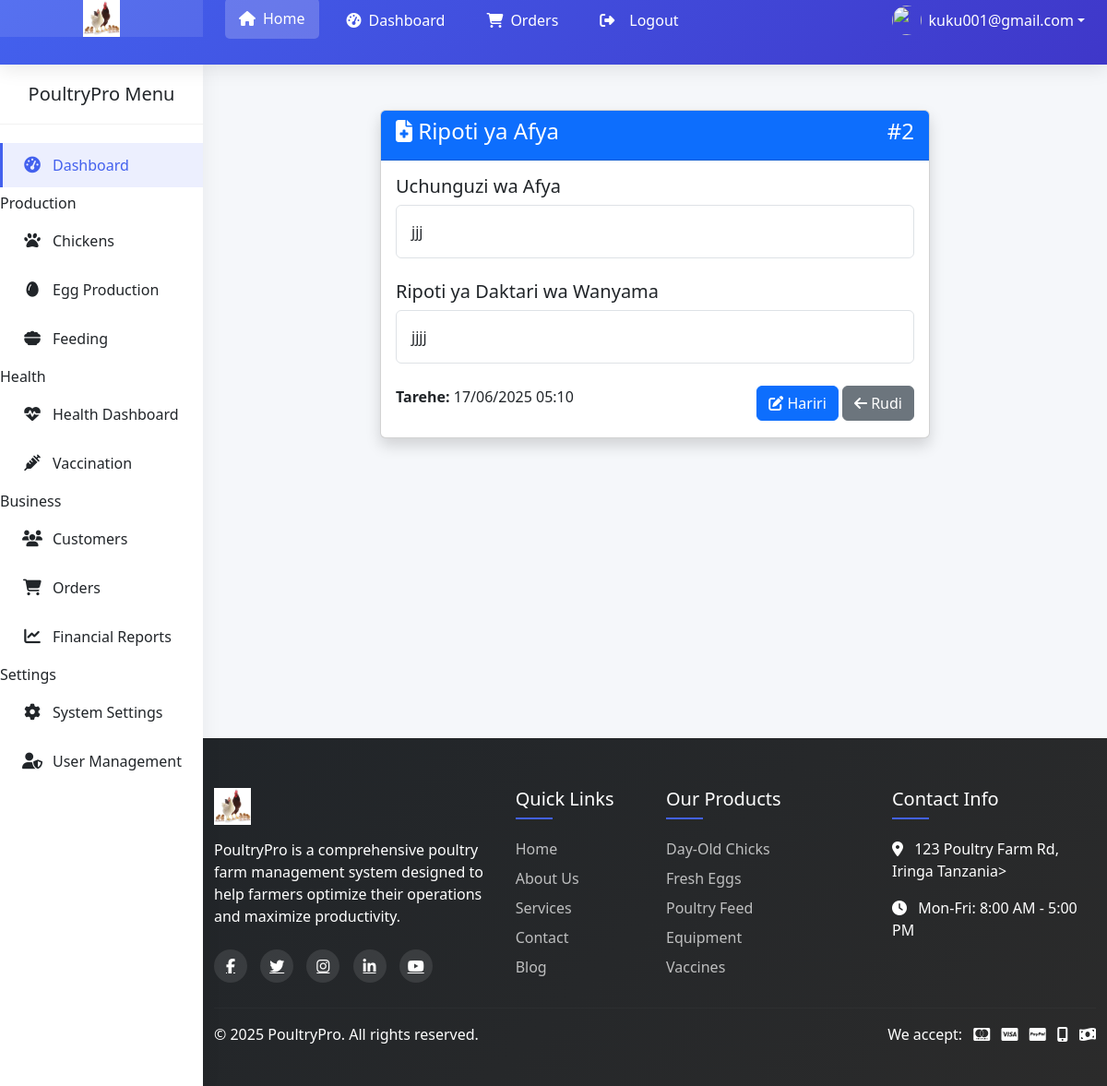
The page /reports/reports/2/ (signed in) on the database its author committed.
### reports/models.py (models this page shows, shortened)
class HealthReport(models.Model):
    health_checkup = models.TextField(verbose_name="Uchunguzi wa Afya")
    vet_report = models.TextField(verbose_name="Ripoti ya Daktari wa Wanyama")
    resolved = models.BooleanField(default=False, verbose_name="Imekamilika")
    created_at = models.DateTimeField(default=timezone.now, verbose_name="Tarehe ya Kuundwa")
    class Meta:
        db_table = 'core_healthreport'  # Explicit table name
        verbose_name = "Ripoti ya Afya"
        verbose_name_plural = "Ripoti za Afya"
        ordering = ['-created_at']

### reports/views.py (the view)
# urls.py: path('reports/<int:pk>/', views.view_report, name='view_report'),
def view_report(request, pk):
    report = get_object_or_404(HealthReport, pk=pk)
    return render(request, 'reports/view_report.html', {'report': report})

### reports/templates/reports/view_report.html (shortened to what this page needs)
{% extends 'core/base.html' %}
{% block content %}
<div class="container mt-4">
    <div class="row">
        <div class="col-md-8 mx-auto">
            <div class="card shadow">
                <div class="card-header bg-primary text-white">
                    <h4>
                        <i class="fas fa-file-medical"></i> Ripoti ya Afya
                        <span class="float-end">#{{ report.id }}</span>
                    </h4>
                </div>
                <div class="card-body">
                    <div class="mb-4">
                        <h5>Uchunguzi wa Afya</h5>
                        <p class="border p-3 rounded">{{ report.health_checkup }}</p>
                    </div>
                    <div class="mb-4">
                        <h5>Ripoti ya Daktari wa Wanyama</h5>
                        <p class="border p-3 rounded">{{ report.vet_report }}</p>
                    </div>
                    <div class="row">
                        <div class="col-md-6">
                            <p><strong>Tarehe:</strong> {{ report.created_at|date:"d/m/Y H:i" }}</p>
                        </div>
                        <div class="col-md-6 text-end">
                            <a href="{% url 'reports:edit_report' report.id %}" class="btn btn-primary">
                                <i class="fas fa-edit"></i> Hariri
                            </a>
                            <a href="{% url 'reports:report_list' %}" class="btn btn-secondary">
                                <i class="fas fa-arrow-left"></i> Rudi
                            </a>
                        </div>
                    </div>
                </div>
            </div>
        </div>
    </div>
</div>
{% endblock %}

### core/templates/core/base.html (shortened to what this page needs)
{% load static %}
<!DOCTYPE html>
<html lang="en">
<head>
    <link href="https://cdn.jsdelivr.net/npm/bootstrap@5.3.2/dist/css/bootstrap.min.css" rel="stylesheet">
    <link href="https://cdnjs.cloudflare.com/ajax/libs/font-awesome/6.4.2/css/all.min.css" rel="stylesheet">
    <link href="https://cdnjs.cloudflare.com/ajax/libs/animate.css/4.1.1/animate.min.css" rel="stylesheet">
    <link href="https://cdnjs.cloudflare.com/ajax/libs/aos/2.3.4/aos.css" rel="stylesheet">
    <link href="https://cdn.jsdelivr.net/npm/select2@4.1.0-rc.0/dist/css/select2.min.css" rel="stylesheet">
</head>
<body>
    <header class="main-header">
        <div class="d-flex align-items-stretch">
            <div class="logo-container">
                <a href="{% url 'core:home' %}">
                    <img src="{% static 'images/kuku.jpg' %}" alt="PoultryPro Logo" class="logo-img">
                </a>
            </div>
            <div class="d-flex align-items-center justify-content-between flex-grow-1 px-4">
                <nav class="nav-menu">
                    <a href="{% url 'core:home' %}" class="nav-link active">
                        <i class="fas fa-home"></i>
                        <span class="d-none d-lg-inline">Home</span>
                    </a>
                     {% if user.is_authenticated %}
                    <a href="{% url 'core:profile' %}" class="nav-link">
                        <i class="fas fa-tachometer-alt"></i>
                        <span class="d-none d-lg-inline">Dashboard</span>
                    </a>
                     <a href="{% url 'core:order' %}" class="nav-link">
                        <i class="fas fa-shopping-cart"></i>
                        <span class="d-none d-lg-inline">Orders</span>
                    </a>
                     <a href="{% url 'core:logout' %}" class="nav-link">
                        <i class="fas fa-sign-out-alt me-2"></i>
                        <span class="d-none d-lg-inline">Logout</span>
                    </a>
                     {% endif %}
                </nav>
                   {% if user.is_authenticated %}
                <div class="dropdown">
                    <a href="#" class="d-flex align-items-center text-white text-decoration-none dropdown-toggle"
                       id="userDropdown" data-bs-toggle="dropdown" aria-expanded="false">
                        <img src="{% static 'images/user-avatar.jpg' %}" width="32" height="32" class="rounded-circle me-2">
                        <span class="d-none d-lg-inline">{{ user.username|default:"Guest" }}</span>
                    </a>
                </div>
                  {% endif %}
            </div>
        </div>
    </header>
 {% if user.is_authenticated %}
    <aside class="sidebar">
        <div class="sidebar-header">
            <h5 class="mb-0 text-center">PoultryPro Menu</h5>
        </div>
        <div class="sidebar-menu">
            <a href="{% url 'core:home' %}" class="menu-item active">
                <i class="fas fa-tachometer-alt"></i>
                <span>Dashboard</span>
            </a>
            <div class="menu-group">
                <div class="menu-group-title">Production</div>
                <a href="{% url 'core:chicken' %}" class="menu-item">
                    <i class="fas fa-paw"></i>
                    <span>Chickens</span>
                </a>
                <a href="{% url 'production:eggproduction_list' %}" class="menu-item">
                    <i class="fas fa-egg"></i>
                    <span>Egg Production</span>
                </a>
                <a href="{% url 'core:feeding' %}" class="menu-item">
                    <i class="fas fa-bowl-food"></i>
                    <span>Feeding</span>
                </a>
            </div>
            <div class="menu-group">
                <div class="menu-group-title">Health</div>
                <a href="{% url 'core:health_dashboard' %}" class="menu-item">
                    <i class="fas fa-heartbeat"></i>
                    <span>Health Dashboard</span>
                </a>
                <a href="{% url 'core:chickgrowth' %}" class="menu-item">
                    <i class="fas fa-syringe"></i>
                    <span>Vaccination</span>
                </a>
            </div>
            <div class="menu-group">
                <div class="menu-group-title">Business</div>
                <a href="{% url 'core:customer' %}" class="menu-item">
                    <i class="fas fa-users"></i>
                    <span>Customers</span>
                </a>
                <a href="{% url 'core:order' %}" class="menu-item">
                    <i class="fas fa-shopping-cart"></i>
                    <span>Orders</span>
                </a>
                <a href="{% url 'core:report' %}" class="menu-item">
                    <i class="fas fa-chart-line"></i>
                    <span>Financial Reports</span>
                </a>
            </div>
            <div class="menu-group">
                <div class="menu-group-title">Settings</div>
                <a href="{% url 'core:settings' %}" class="menu-item">
                    <i class="fas fa-cog"></i>
                    <span>System Settings</span>
                </a>
                <a href="{% url 'core:profile' %}" class="menu-item">
                    <i class="fas fa-user-shield"></i>
                    <span>User Management</span>
                </a>
            </div>
        </div>
    </aside>
  {% endif %}
    <main class="main-content">
        {% block content %}{% endblock %}
    </main>
    <footer class="main-footer">
        <div class="container py-4">
            <div class="row">
                <div class="col-lg-4 mb-4 mb-lg-0">
                    <img src="{% static 'images/kuku.jpg' %}" alt="PoultryPro Logo" class="footer-logo">
                    <p class="mb-4">PoultryPro is a comprehensive poultry farm management system designed to help farmers optimize their operations and maximize productivity.</p>
                    <div class="social-icons">
                        <a href="#"><i class="fab fa-facebook-f"></i></a>
                        <a href="#"><i class="fab fa-twitter"></i></a>
                        <a href="#"><i class="fab fa-instagram"></i></a>
                        <a href="#"><i class="fab fa-linkedin-in"></i></a>
                        <a href="#"><i class="fab fa-youtube"></i></a>
                    </div>
                </div>
                <div class="col-lg-2 col-md-6 mb-4 mb-md-0">
                    <div class="footer-links">
                        <h5>Quick Links</h5>
                        <a href="{% url 'core:home' %}">Home</a>
                        <a href="{% url 'core:about' %}">About Us</a>
                        <a href="{% url 'core:order' %}">Services</a>
                        <a href="{% url 'core:contact' %}">Contact</a>
                        <a href="{% url 'core:customer' %}">Blog</a>
                    </div>
                </div>
                <div class="col-lg-3 col-md-6 mb-4 mb-md-0">
                    <div class="footer-links">
                        <h5>Our Products</h5>
                        <a href="#">Day-Old Chicks</a>
                        <a href="{% url 'production:eggproduction_list' %}">Fresh Eggs</a>
                        <a href="{% url 'production:eggproduction_list' %}">Poultry Feed</a>
                        <a href="{% url 'production:incubation_list' %}">Equipment</a>
                        <a href="{% url 'health:vaccination_list' %}">Vaccines</a>
                    </div>
                </div>
                <div class="col-lg-3 col-md-6">
                    <div class="footer-links">
                        <h5>Contact Info</h5>
                        <p><i class="fas fa-map-marker-alt me-2"></i> 123 Poultry Farm Rd, Iringa Tanzania>
                        <p><i class="fas fa-clock me-2"></i> Mon-Fri: 8:00 AM - 5:00 PM</p>
                    </div>
                </div>
            </div>
            <hr class="mt-4 mb-3" style="border-color: rgba(255,255,255,0.1);">
            <div class="row align-items-center">
                <div class="col-md-6 text-center text-md-start mb-3 mb-md-0">
                    <p class="mb-0">&copy; 2025 PoultryPro. All rights reserved.</p>
                </div>
                <div class="col-md-6 text-center text-md-end">
                    <div class="payment-methods">
                        <span class="me-2">We accept:</span>
                        <i class="fab fa-cc-mastercard me-2"></i>
                        <i class="fab fa-cc-visa me-2"></i>
                        <i class="fab fa-cc-paypal me-2"></i>
                        <i class="fas fa-mobile-alt me-2"></i>
                        <i class="fas fa-money-bill-wave"></i>
                    </div>
                </div>
            </div>
        </div>
    </footer>
</body>
</html>

### core/templates/core/base.html (style rules this page uses)
:root { --primary-color: #4361ee; --secondary-color: #3f37c9; --accent-color: #4cc9f0; --light-color: #f8f9fa; --dark-color: #212529; --success-color: #4bbf73; --warning-color: #f0ad4e; --danger-color: #d9534f; }
body { font-family: 'Segoe UI', Tahoma, Geneva, Verdana, sans-serif; background-color: #f5f7fa; color: var(--dark-color); overflow-x: hidden; }
.main-header { background: linear-gradient(135deg, var(--primary-color), var(--secondary-color)); box-shadow: 0 4px 20px rgba(0, 0, 0, 0.1); position: fixed; top: 0; left: 0; right: 0; z-index: 1030; height: 70px; }
.logo-container { width: 220px; background-color: rgba(255, 255, 255, 0.1); display: flex; align-items: center; justify-content: center; height: 100%; }
.logo-img { height: 40px; transition: all 0.3s ease; }
.nav-menu { display: flex; align-items: center; gap: 15px; }
.nav-link { color: white !important; font-weight: 500; padding: 10px 15px; border-radius: 5px; transition: all 0.3s ease; display: flex; align-items: center; gap: 8px; }
.nav-link:hover, .nav-link.active { background-color: rgba(255, 255, 255, 0.2); transform: translateY(-2px); }
.sidebar { width: 220px; background: white; position: fixed; top: 70px; left: 0; bottom: 0; box-shadow: 2px 0 20px rgba(0, 0, 0, 0.05); z-index: 1020; transition: all 0.3s ease; overflow-y: auto; }
.sidebar-header { padding: 20px; border-bottom: 1px solid rgba(0, 0, 0, 0.05); }
.sidebar-menu { padding: 15px 0; }
.menu-item { display: flex; align-items: center; padding: 12px 20px; color: var(--dark-color); text-decoration: none; transition: all 0.3s ease; margin: 5px 0; border-left: 3px solid transparent; }
.menu-item:hover, .menu-item.active { background-color: rgba(67, 97, 238, 0.1); color: var(--primary-color); border-left: 3px solid var(--primary-color); }
.menu-item i { width: 24px; text-align: center; margin-right: 10px; font-size: 1.1rem; }
.main-content { margin-left: 220px; margin-top: 70px; padding: 25px; min-height: calc(100vh - 70px); transition: all 0.3s ease; }
.main-footer { background: linear-gradient(135deg, var(--dark-color), #2b2b2b); color: white; padding: 30px 0 20px; margin-left: 220px; }
.footer-logo { height: 40px; margin-bottom: 15px; }
.footer-links h5 { position: relative; padding-bottom: 10px; margin-bottom: 20px; }
.footer-links h5::after { content: ''; position: absolute; left: 0; bottom: 0; width: 40px; height: 2px; background: var(--primary-color); }
.footer-links a { color: rgba(255, 255, 255, 0.7); text-decoration: none; transition: all 0.3s ease; display: block; margin-bottom: 8px; }
.social-icons a { display: inline-flex; align-items: center; justify-content: center; width: 36px; height: 36px; border-radius: 50%; background: rgba(255, 255, 255, 0.1); color: white; margin-right: 10px; transition: all 0.3s ease; }

### rows shown on the page
HealthReport: id "2", health_checkup "jjj", vet_report "jjjj", created_at "17/06/2025 05:10"

### other values the page prints
{{ user.username|default:"Guest" }} "kuku001@gmail.com"
